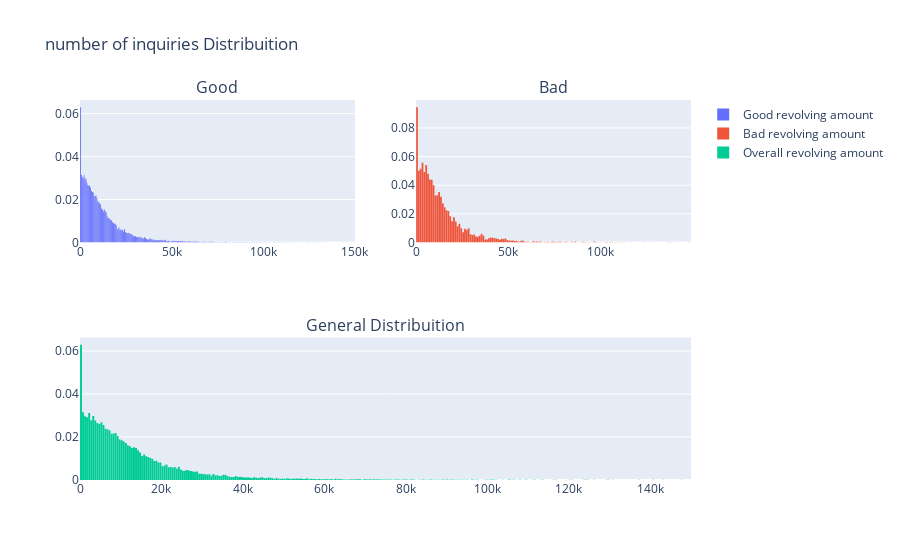

This figure's notebook cell:
### Code cell
#lets investigate revol_bal variable

df_good = df_credit.loc[df_credit["loan_status"] == '0']['revol_bal'].values.tolist()
df_bad = df_credit.loc[df_credit["loan_status"] == '1']['revol_bal'].values.tolist()
df_age = df_credit['revol_bal'].values.tolist()

#First plot
tr0 = go.Histogram(
    x=df_good,
    histnorm='probability',
    name="Good revolving amount"
)
#Second plot
tr1 = go.Histogram(
    x=df_bad,
    histnorm='probability',
    name="Bad revolving amount"
)
#Third plot
tr2 = go.Histogram(
    x=df_age,
    histnorm='probability',
    name="Overall revolving amount"
)

#Creating the grid
fig = tls.make_subplots(rows=2, cols=2, specs=[[{}, {}], [{'colspan': 2}, None]],
                          subplot_titles=('Good','Bad', 'General Distribuition'))

#setting the figs
fig.append_trace(tr0, 1, 1)
fig.append_trace(tr1, 1, 2)
fig.append_trace(tr2, 2, 1)

fig['layout'].update(showlegend=True, title='number of inquiries Distribuition', bargap=0.05)
py.iplot(fig, filename='custom-sized-subplot-with-subplot-titles')

### Figure 1 — Plotly figure (JSON) as saved in the notebook; plotly's stock layout.template omitted (floating-point values rounded to 4 significant figures; data arrays with more than 128 entries replaced by an {"elided": "..."} marker saying what was removed)
{"data": [{"histnorm": "probability", "name": "Good revolving amount", "type": "histogram", "x": {"elided": "32950 int values"}, "xaxis": "x", "yaxis": "y"}, {"histnorm": "probability", "name": "Bad revolving amount", "type": "histogram", "x": {"elided": "5627 int values"}, "xaxis": "x2", "yaxis": "y2"}, {"histnorm": "probability", "name": "Overall revolving amount", "type": "histogram", "x": {"elided": "38577 int values"}, "xaxis": "x3", "yaxis": "y3"}], "layout": {"annotations": [{"font": {"size": 16}, "showarrow": false, "text": "Good", "x": 0.225, "xanchor": "center", "xref": "paper", "y": 1, "yanchor": "bottom", "yref": "paper"}, {"font": {"size": 16}, "showarrow": false, "text": "Bad", "x": 0.775, "xanchor": "center", "xref": "paper", "y": 1, "yanchor": "bottom", "yref": "paper"}, {"font": {"size": 16}, "showarrow": false, "text": "General Distribuition", "x": 0.5, "xanchor": "center", "xref": "paper", "y": 0.375, "yanchor": "bottom", "yref": "paper"}], "bargap": 0.05, "showlegend": true, "title": {"text": "number of inquiries Distribuition"}, "xaxis": {"anchor": "y", "domain": [0, 0.45]}, "xaxis2": {"anchor": "y2", "domain": [0.55, 1]}, "xaxis3": {"anchor": "y3", "domain": [0, 1]}, "yaxis": {"anchor": "x", "domain": [0.625, 1]}, "yaxis2": {"anchor": "x2", "domain": [0.625, 1]}, "yaxis3": {"anchor": "x3", "domain": [0, 0.375]}}}
